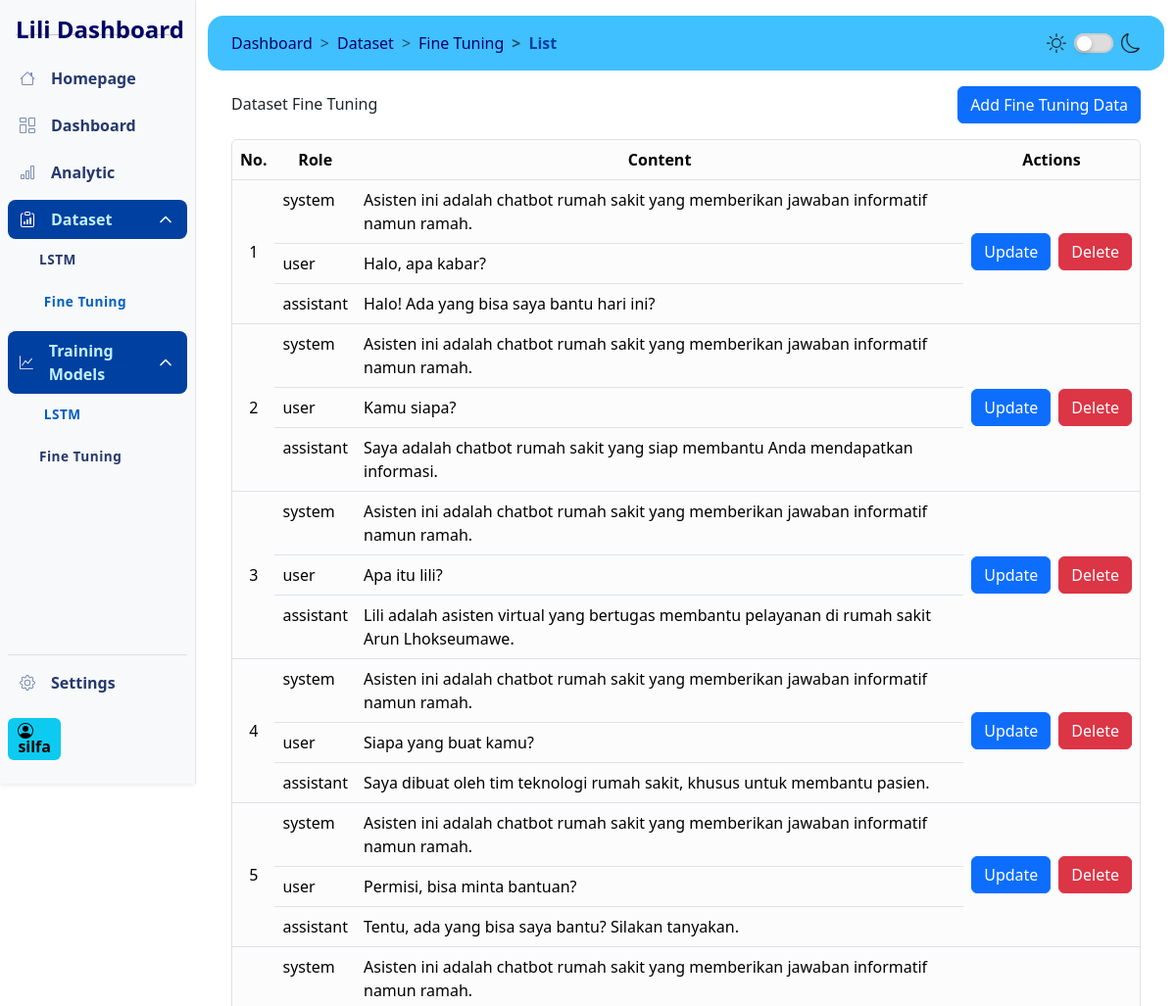
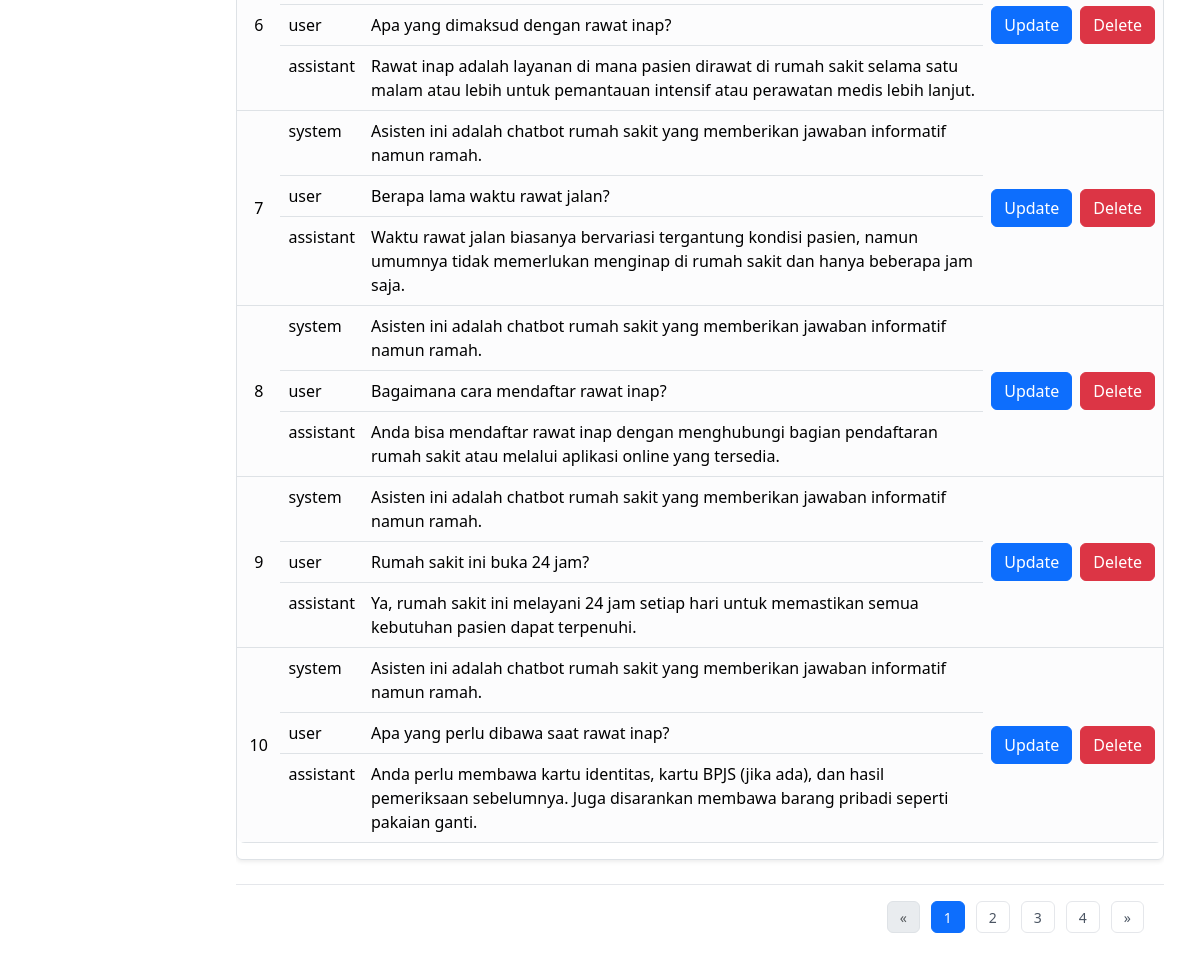
The page /dashboard/dataset/fine-tuning/list (signed in) on the database its author committed (2 pictures, top to bottom).
### models/auth_model.py (models this page shows, shortened)
class User(db.Model, UserMixin):
    id = db.Column(db.Integer, primary_key=True)
    username = db.Column(db.String(255), unique=True, nullable=False, index=True)
    fullname = db.Column(db.String(255), nullable=False)
    email = db.Column(db.String(150), unique=True, nullable=False, index=True)
    password = db.Column(db.String(255), nullable=False)
    created_at = db.Column(db.DateTime, default=datetime.utcnow)
    last_login = db.Column(db.DateTime)
    is_active = db.Column(db.Boolean, default=True)
    role = db.Column(db.String(50), nullable=False, default='user')  # New role column

### models/fine_tuning.py (models this page shows, shortened)
class Finetuning(db.Model):
    id = db.Column(db.Integer, primary_key=True)
    messages = db.Column(db.JSON, nullable=False)  # Simpan pesan dalam format JSON

### controller/view_fineTuning.py (the view)
@fineTuning.route("/dashboard/dataset/fine-tuning/list", methods=["GET"])
@login_required
def view_finetuning_data():
    page = request.args.get("page", 1, type=int)
    per_page = 10
    finetuning_query = Finetuning.query.paginate(
        page=page, per_page=per_page, error_out=False
    )
    start_number = (page - 1) * per_page + 1
    return render_template(
        "pages/dataset-fine-tuning.html",
        finetuning=finetuning_query.items,
        pagination=finetuning_query,
        start_number=start_number,
    )

### templates/pages/dataset-fine-tuning.html
<!DOCTYPE html>
{% extends 'dashboard.html' %} {% block content %}
<header class="my-3 d-flex justify-content-between align-items-center">
  <h1>Dataset Fine Tuning</h1>
  <a href="{{ url_for('fineTuning.add_finetuning_data')}}" class="btn btn-primary" role="button">Add Fine Tuning Data</a>
</header>
<section class="table-responsive">
  <div class="border rounded shadow-sm">
    <table class="table">
      <thead>
        <tr class="text-center">
          <th scope="col">No.</th>
          <th scope="col">Role</th>
          <th scope="col">Content</th>
          <th scope="col">Actions</th>
        </tr>
      </thead>
      <tbody>
        {% set conversation_index = namespace(value=1) %} {% for conversation in finetuning %} {% for message in conversation.messages %}
        <tr>
          {% if loop.first %}
          <td rowspan="{{ conversation.messages | length }}" class="align-middle text-center">{{ start_number + conversation_index.value - 1 }}</td>
          {% endif %}
          <td>{{ message.role }}</td>
          <td>{{ message.content }}</td>
          {% if loop.first %}
          <td rowspan="{{ conversation.messages | length }}" class="align-middle">
            <div class="d-flex justify-content-between align-items-center gap-2">
              <a href="{{ url_for('fineTuning.update_finetuning_data', id=conversation.id) }}" class="btn btn-primary" role="button">Update</a>
              <form class="delete-form" method="POST" data-id="{{ conversation.id }}">
                <button type="submit" class="btn btn-danger">Delete</button>
              </form>
            </div>
          </td>
          {% endif %}
        </tr>
        {% endfor %} {% set conversation_index.value = conversation_index.value + 1 %} {% endfor %}
      </tbody>
    </table>
  </div>
  <nav class="my-4" aria-label="Page navigation">
    <ul class="pagination justify-content-end">
      {% if pagination.has_prev %}
      <li class="page-item">
        <a class="page-link" href="{{ url_for('fineTuning.view_finetuning_data', page=pagination.prev_num) }}" aria-label="Previous">
          <span aria-hidden="true">&laquo;</span>
        </a>
      </li>
      {% else %}
      <li class="page-item disabled">
        <span class="page-link" aria-hidden="true">&laquo;</span>
      </li>
      {% endif %} {% for page_num in pagination.iter_pages(left_edge=2, right_edge=2, left_current=2, right_current=2) %} {% if page_num %} {% if
      page_num == pagination.page %}
      <li class="page-item active">
        <span class="page-link">{{ page_num }}</span>
      </li>
      {% else %}
      <li class="page-item">
        <a href="{{ url_for('fineTuning.view_finetuning_data', page=page_num) }}" class="page-link">{{ page_num }}</a>
      </li>
      {% endif %} {% else %}
      <li class="page-item disabled">
        <span class="page-link">...</span>
      </li>
      {% endif %} {% endfor %} {% if pagination.has_next %}
      <li class="page-item">
        <a href="{{ url_for('fineTuning.view_finetuning_data', page=pagination.next_num) }}" class="page-link" aria-label="Next">
          <span aria-hidden="true">&raquo;</span>
        </a>
      </li>
      {% else %}
      <li class="page-item disabled">
        <span class="page-link" aria-hidden="true">&raquo;</span>
      </li>
      {% endif %}
    </ul>
  </nav>
</section>
{% endblock content %}

### templates/dashboard.html (shortened to what this page needs)
<!DOCTYPE html>
<html lang="en" data-bs-theme="light">
  <head>
    <link
      href="https://cdn.jsdelivr.net/npm/bootstrap@5.3.3/dist/css/bootstrap.min.css"
      rel="stylesheet"
    />
    <link href="https://cdn.jsdelivr.net/npm/@yaireo/tagify/dist/tagify.css" rel="stylesheet" />
    <link rel="stylesheet" href="{{ url_for('static', filename='css/dashboard-style.css') }}" />
    <link href="https://cdnjs.cloudflare.com/ajax/libs/tailwindcss/2.2.19/tailwind.min.css" rel="stylesheet" />
    <link href="https://cdnjs.cloudflare.com/ajax/libs/bootstrap-icons/1.11.1/font/bootstrap-icons.min.css" rel="stylesheet" />
    <link rel="stylesheet" href="{{ url_for('static', filename='css/modal-style-finetuning.css') }}" />
    <link rel="stylesheet" href="{{ url_for('static', filename='css/steps-modal.css') }}" />
  </head>
  <body class="bg-body" style="min-height: 100vh">
    <div class="row mx-0 h-100">
      {% include 'partials/sidebar.html' %}
      <main class="col-lg-10">
        <header class="navbar navbar-expand-lg position-sticky top-0 rounded-4 my-3">
          <div class="container-fluid gx-lg-5 flex-column flex-md-row align-items-start align-items-md-center">
            <nav style="--bs-breadcrumb-divider: '>'" aria-label="breadcrumb">
              <ol class="breadcrumb mb-0 py-2" id="breadcrumb"></ol>
            </nav>
            <div class="theme-mode">
              <label class="toggle-switch">
                <div class="toggle-switch-background">
                  <div class="toggle-switch-handle"></div>
                </div>
              </label>
            </div>
          </div>
        </header>
        <div class="container-fluid gx-lg-5" id="content">{% block content %} {% endblock content %}</div>
      </main>
    </div>
    {% include 'partials/sweetalert-toast.html' %}
  </body>
</html>

### templates/partials/sidebar.html (shortened to what this page needs)
<aside
  class="col-lg-2 gx-0 position-sticky top-0 border-end border-light-subtle d-flex flex-column offcanvas-lg offcanvas-start"
  id="sidebar"
  tabindex="-1"
  aria-labelledby="offcanvasLabel"
>
  <div class="sidebar-wrapper active top-0 bg-body-tertiary shadow-sm d-flex flex-column h-100">
    <header class="sidebar-header position-relative">
      <div class="d-flex justify-content-between align-items-center">
        <div class="logo">
          <h1 class="navbar-brand fs-4">Lili Dashboard</h1>
        </div>
      </div>
      <hr />
    </header>
    <nav class="sidebar-menu d-flex flex-column justify-content-between h-100">
      <div class="menu">
        <div class="sidebar-item">
          <a href="/" class="sidebar-link">
            Homepage
          </a>
        </div>
        <div class="sidebar-item">
          <a href="{{ url_for('route.dashboard') }}" class="sidebar-link">
            Dashboard
          </a>
        </div>
        <div class="sidebar-item">
          <a href="/analytic" class="sidebar-link">
            Analytic
          </a>
        </div>
        <div class="sidebar-item has-sub">
          <div class="sidebar-link">
            <span>Dataset</span>
          </div>
          <div class="submenu">
            <div class="submenu-item">
              <a href="{{ url_for('lstm.read_lstm') }}" class="submenu-link">LSTM</a>
            </div>
            <div class="submenu-item">
              <a href="{{ url_for('fineTuning.view_finetuning_data') }}" class="submenu-link">Fine Tuning</a>
            </div>
          </div>
        </div>
        <div class="sidebar-item has-sub">
          <div class="sidebar-link">
            <span>Training Models</span>
          </div>
          <div class="submenu">
            <div class="submenu-item">
              <a href="{{ url_for('lstm_train.home') }}" class="submenu-link">LSTM</a>
            </div>
            <div class="submenu-item">
              <a href="/fine-tuning" class="submenu-link">Fine Tuning</a>
            </div>
          </div>
        </div>
      </div>
      <div class="menu mb-4">
        <div class="sidebar-item mb-3 border-top">
          <a href="{{ url_for('auth.logout') }}" class="sidebar-link">
            Settings
          </a>
        </div>
        <span class="badge text-bg-info fs-6">
          {{ current_user.fullname }}
        </span>
      </div>
    </nav>
  </div>
</aside>

### templates/partials/sweetalert-toast.html (shortened to what this page needs)
<!DOCTYPE html>

### static/css/dashboard-style.css (style rules this page uses)
:root, [data-bs-theme="light"] { color-scheme: light; --blue-darkest: #000066; --blue-darker: #002080; --blue-dark: #0040a0; --blue: #0060c0; --blue-light: #0080e0; --blue-lighter: #00a0ff; --blue-lightest: rgb(64, 192, 255); --blue-pale: #80e0ff; --blue-paler: #c0f0ff; --sidebar-link: #25396f; --sidebar-link-active: var(--blue); --bs-primary: var(--blue); --nav-brand-color: var(--blue-darkest); }
.navbar { background-color: var(--blue-lightest); }
.table { --bs-table-bg: var(--bs-light-bg-subtle) !important; border-radius: 0.5rem; overflow: hidden; }

### static/css/modal-style-finetuning.css (style rules this page uses)
.pagination { display: flex; align-items: center; justify-content: center; gap: 8px; padding: 24px; background: white; border-top: 1px solid #f1f5f9; }
.page-link { min-width: 36px; height: 36px; display: inline-flex; align-items: center; justify-content: center; padding: 0 12px; border-radius: 8px; border: 1px solid #e2e8f0; color: #475569; font-weight: 500; text-decoration: none; transition: all 0.2s; }

### static/css/steps-modal.css (style rules this page uses)
.pagination { position: sticky; bottom: 0; background: #ffffff; padding: 1rem; margin-top: 1rem; margin-bottom: 0; border-top: 1px solid #e5e7eb; }
.page-link { display: inline-flex; align-items: center; justify-content: center; min-width: 2rem; height: 2rem; padding: 0.375rem 0.75rem; font-size: 0.875rem; border: 1px solid #e5e7eb; border-radius: 0.375rem; color: #4b5563; text-decoration: none; transition: all 0.2s ease; margin: 0 0.25rem; }

### rows shown on the page
User: fullname "silfa"
Finetuning: value "1", role "system" "user" "assistant", content "Asisten ini adalah chatbot rumah sakit yang memberikan jawaban informatif namun ramah." "Halo, apa kabar?" "Halo! Ada yang bisa saya bantu hari ini?"
Finetuning: value "2", role "system" "user" "assistant", content "Asisten ini adalah chatbot rumah sakit yang memberikan jawaban informatif namun ramah." "Kamu siapa?" "Saya adalah chatbot rumah sakit yang siap membantu Anda mendapatkan informasi."
Finetuning: value "3", role "system" "user" "assistant", content "Asisten ini adalah chatbot rumah sakit yang memberikan jawaban informatif namun ramah." "Apa itu lili?" "Lili adalah asisten virtual yang bertugas membantu pelayanan di rumah sakit Arun Lhokseumawe."
Finetuning: value "4", role "system" "user" "assistant", content "Asisten ini adalah chatbot rumah sakit yang memberikan jawaban informatif namun ramah." "Siapa yang buat kamu?" "Saya dibuat oleh tim teknologi rumah sakit, khusus untuk membantu pasien."
Finetuning: value "5", role "system" "user" "assistant", content "Asisten ini adalah chatbot rumah sakit yang memberikan jawaban informatif namun ramah." "Permisi, bisa minta bantuan?" "Tentu, ada yang bisa saya bantu? Silakan tanyakan."
Finetuning: value "6", role "system" "user" "assistant", content "Asisten ini adalah chatbot rumah sakit yang memberikan jawaban informatif namun ramah." "Apa yang dimaksud dengan rawat inap?" "Rawat inap adalah layanan di mana pasien dirawat di rumah sakit selama satu malam atau lebih untuk pemantauan intensif atau perawatan medis lebih lanjut."
Finetuning: value "7", role "system" "user" "assistant", content "Asisten ini adalah chatbot rumah sakit yang memberikan jawaban informatif namun ramah." "Berapa lama waktu rawat jalan?" "Waktu rawat jalan biasanya bervariasi tergantung kondisi pasien, namun umumnya tidak memerlukan menginap di rumah sakit dan hanya beberapa jam saja."
Finetuning: value "8", role "system" "user" "assistant", content "Asisten ini adalah chatbot rumah sakit yang memberikan jawaban informatif namun ramah." "Bagaimana cara mendaftar rawat inap?" "Anda bisa mendaftar rawat inap dengan menghubungi bagian pendaftaran rumah sakit atau melalui aplikasi online yang tersedia."
Finetuning: value "9", role "system" "user" "assistant", content "Asisten ini adalah chatbot rumah sakit yang memberikan jawaban informatif namun ramah." "Rumah sakit ini buka 24 jam?" "Ya, rumah sakit ini melayani 24 jam setiap hari untuk memastikan semua kebutuhan pasien dapat terpenuhi."
Finetuning: value "10", role "system" "user" "assistant", content "Asisten ini adalah chatbot rumah sakit yang memberikan jawaban informatif namun ramah." "Apa yang perlu dibawa saat rawat inap?" "Anda perlu membawa kartu identitas, kartu BPJS (jika ada), dan hasil pemeriksaan sebelumnya. Juga disarankan membawa barang pribadi seperti pakaian ganti."

### other values the page prints
{{ page_num }} "1"
{{ page_num }} "2" "3" "4"
